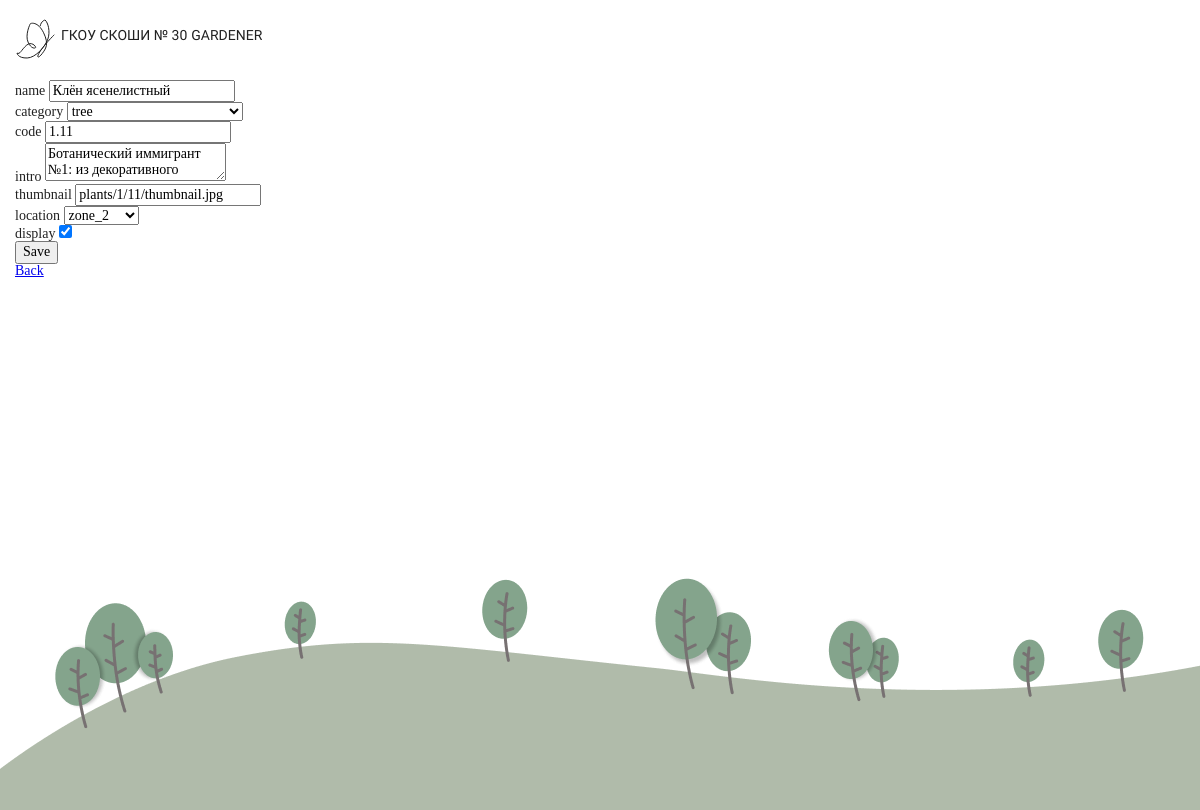
Page /admin/plant/2 on the earlier database version.
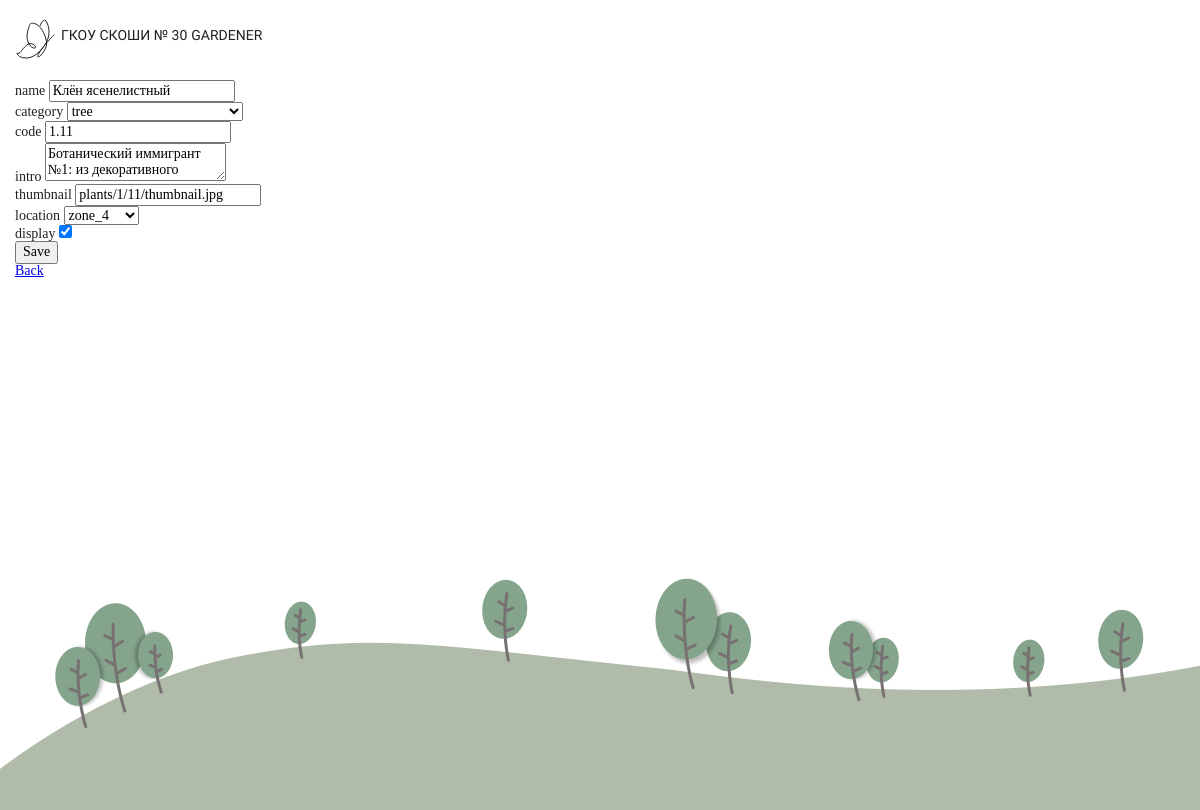
Same page on the later database version.
### garden/models.py (models this page shows, shortened)
class Plant(db.Model):
    __tablename__ = 'plants'
    id = db.Column(db.Integer, primary_key=True)
    name = db.Column(db.String(100), unique=True, nullable=False)
    category = db.Column(db.Enum(Category), nullable=False)
    code = db.Column(db.String(10), unique=True, nullable=False)
    intro = db.Column(db.String(300), unique=True, nullable=False)
    thumbnail = db.Column(db.String(100), nullable=False, default='default.jpg')
    location = db.Column(db.Enum(Location), nullable=False, default=Location.unknown)
    display = db.Column(db.Enum(Display), nullable=False, default=Display.disabled)
    status = db.Column(db.Enum(Status), nullable=False, default=Status.CREATED)
    timestamp = db.Column(db.DateTime(), default=datetime.now)
    articles = db.relationship('Article', backref='plant', lazy='dynamic', cascade='all, delete-orphan')

### garden/routes.py (the view)
@app.route('/admin/plant/<int:plant_id>', methods=['GET', 'POST', 'DELETE', 'PATCH'])
def handle_plant(plant_id):
    if request.method == 'POST':
        method = request.form.get('_method', '').upper()
        if method == 'DELETE':
            services.delete_plant(plant_id)
            plants = services.get_live_plants()
            return render_template('admin/plants.html',
                                   plants=plants,
                                   settings=settings)
        elif method == 'PATCH':
            form = PlantForm(request.form)
            plant = services.get_plant_by_id(plant_id)
            if form.validate():
                services.patch_plant(form, plant_id)
                flash('Plant patched successful')
                return redirect(url_for('show_live_plants'))
    elif request.method == 'GET':
            plant = services.get_plant_by_id(plant_id)
            form = PlantForm()
            form.name.data = plant.name
            form.category.data = plant.category.name
            form.code.data = plant.code
            form.intro.data = plant.intro
            form.thumbnail.data = plant.thumbnail
            form.location.data = plant.location.name
            if plant.display == Display.enabled:
                form.display.data = True
            else:
                form.display.data = False
            return render_template('admin/edit_plant.html',
                                   form=form,
                                   plant=plant,
                                   settings=settings)

### garden/services.py (called while the page is built)
def get_plant_by_id(plant_id):
    return Plant.query.filter(Plant.id == plant_id).first()

### garden/templates/admin/edit_plant.html (shortened to what this page needs)
{% extends 'admin_base.html' %}
{% block main %}
  <form method="POST" action="/admin/plant/{{ plant.id }}" >
    <p>{{ form.name.label() }} {{ form.name() }}</p>
    <p>{{ form.category.label() }} {{ form.category() }}</p>
    <p>{{ form.code.label() }} {{ form.code() }}</p>
    <p>{{ form.intro.label() }} {{ form.intro() }}</p>
    <p>{{ form.thumbnail.label() }} {{ form.thumbnail() }}</p>
    <p>{{ form.location.label() }} {{ form.location() }}</p>
    <p>{{ form.display.label() }} {{ form.display() }}</p>
    <p>{{ form.submit() }}</p>
  </form>
  <div class="btn-back">
    <a href="{{ url_for('show_live_plants') }}">Back</a>
  </div>
{% endblock %}

Differences in the rows shown:
changed Plant "Клён ясенелистный": location "zone_2" → "zone_4"
